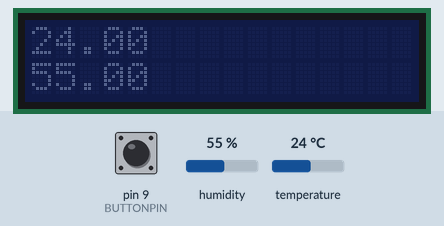
The sketch below on a simulated Arduino Uno, built with avr-gcc and run on an emulated ATmega328P. Parts: 16×2 character LCD. The inputs (shaded band) are chosen by the test bench; at power-on: pin 9 (BUTTONPIN) LOW, humidity 55 %, temperature 24 °C. No radio packets arrive unless stated; what the sketch prints to the serial monitor is not drawn.

Above: at 2.6 s.
2.7 s: pin 9 (BUTTONPIN) pulled HIGH for 0.25 s
At 3.7 s:
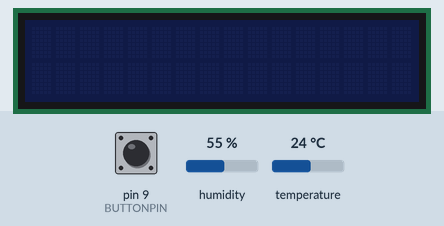
4.5 s: humidity set to 22 %
7.6 s: temperature set to 12 °C
9.6 s: pin 9 (BUTTONPIN) pulled HIGH for 1 s
At 10.5 s:
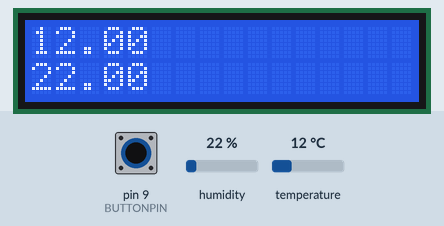
12.2 s: humidity set to 40 %
At 15.4 s:
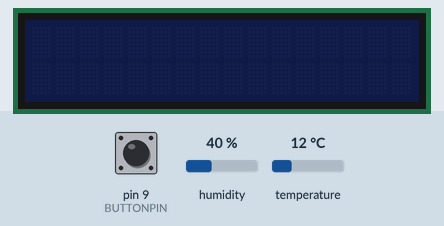
15.7 s: temperature set to 19 °C
Timing chart, 0 to 18.7 s (numbered marks = the images above; inputs shaded):
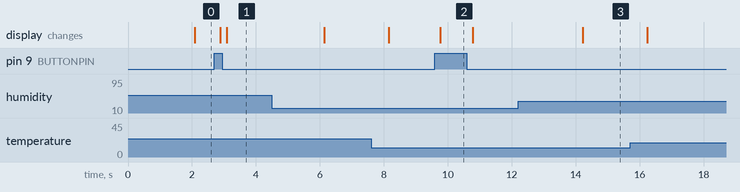

Measured:
- after the input at 2.7 s, the display: first changes after 0.19 s (image 1 shows a later state)
- after the input at 9.6 s, the display: changes after 0.16 s (image 2)

The sketch:

TempatureUnit.ino
```cpp
#include <SPI.h>
#include <RF24.h>
#include <DHT.h>
#include <Wire.h>
#include <LCD.h>
#include <LiquidCrystal_I2C.h>

#define I2CLOCATION 0x27
#define DHTTYPE     DHT22
#define DHTPIN      2
#define CEPIN       7
#define CSNPIN      8
#define BUTTONPIN   9


RF24 radio(CEPIN, CSNPIN);
DHT dht(DHTPIN, DHTTYPE);
LiquidCrystal_I2C  lcd(I2CLOCATION,2,1,0,4,5,6,7);

int buttonState = 0;
long lastTemperatureCheck = 0;
long lastButtonState = 0;

void setup(void)
{
  Serial.begin(9600);

  lcd.begin (16,2);
  lcd.setBacklightPin(3,POSITIVE);
  lcd.setBacklight(LOW);

  dht.begin();

  radio.begin();
  radio.setPALevel(RF24_PA_MAX);
  radio.setChannel(0x4c);
  radio.openWritingPipe(0xF0F0F0F0E1LL);
  radio.enableDynamicPayloads();
  radio.powerUp();

  pinMode(BUTTONPIN, INPUT);

  lastTemperatureCheck = millis();
}

void handleTemperature() {
  int timeBetween = millis() - lastTemperatureCheck;
  if (timeBetween >= 2000) {
    Serial.println("Checking temperature");

    lastTemperatureCheck = millis();

    float humidity = dht.readHumidity();
    float temperature = dht.readTemperature();

    if (isnan(humidity) || isnan(temperature)) {
      Serial.println("Failed to read from DHT sensor!");
      return;
    }

    char outBuffer[15]= "";
    char temperatureBuffer[6] = "";
    char humidityBuffer[6] = "";
    dtostrf(temperature, 5, 2, temperatureBuffer);
    dtostrf(humidity, 5, 2, humidityBuffer);

    lcd.home();
    lcd.print(temperatureBuffer);
    lcd.setCursor (0,1);
    lcd.print(humidityBuffer);

    sprintf(outBuffer,"|%s|%s|", temperatureBuffer, humidityBuffer);


    Serial.print("Sending: ");
    Serial.println(outBuffer);

    // transmit and increment the counter
    radio.write(outBuffer, strlen(outBuffer));

    Serial.println("Sent");
  }
}

void handleButton() {
  buttonState = digitalRead(BUTTONPIN);

  if (buttonState != lastButtonState) {
    lastButtonState = buttonState;

    if (buttonState == HIGH) {
      lcd.display();
      lcd.setBacklight(HIGH);
      Serial.println("Button pressed");
    } else {
      lcd.noDisplay();
      lcd.setBacklight(LOW);
      Serial.println("Button unpressed");
    }
  }
}

void loop(void)
{
  handleTemperature();
  handleButton();

  delay(200);
}
```
